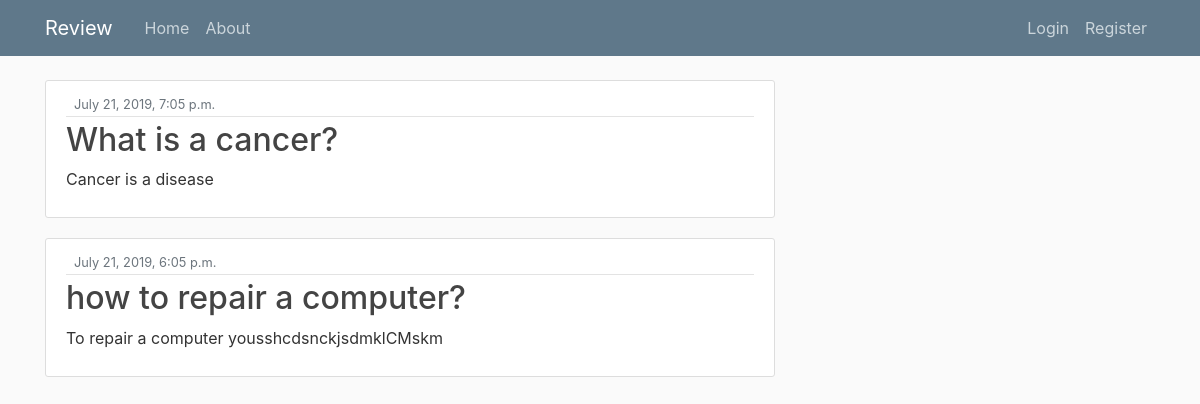
/post/1/question/, run on the app's committed database.
### review/models.py (models this page shows, shortened)
class Answer(models.Model):
    title = models.CharField(max_length=500)
    content = models.TextField(default="")
    a_title = models.ForeignKey(Question, on_delete=models.CASCADE)
    date_posted = models.DateTimeField(default=timezone.now)

### review/views.py (the view)
# urls.py: path('post/<int:pk>/question/', AnswerListView.as_view(), name='answer-home'),
class AnswerListView(ListView):
    model = Answer
    template_name = 'review/answer.html'
    context_object_name = 'answer'
    ordering = ['-date_posted']

### review/templates/review/answer.html (shortened to what this page needs)
    {%extends "review/base.html"%}
    {% block content %}
        {% for post in answer %}
            <article class="media content-section">
              <div class="media-body">
                <div class="article-metadata">
                  <small class="text-muted">{{ post.date_posted }}</small>
                </div>
                <h2><a class="article-title" href="{% url 'answer-detail' post.id %}">{{ post.title }}</a></h2>
                <p class="article-content">{{ post.content }}</p>
              </div>
            </article>
        {% endfor %}
    {% endblock content %}

### review/static/review/main.css (style rules this page uses)
body { background: #fafafa; color: #333333; margin-top: 5rem; }
h1, h2, h3, h4, h5, h6 { color: #444444; }
.content-section { background: #ffffff; padding: 10px 20px; border: 1px solid #dddddd; border-radius: 3px; margin-bottom: 20px; }
.article-title { color: #444444; }
.article-content { white-space: pre-line; }
.article-metadata { padding-bottom: 1px; margin-bottom: 4px; border-bottom: 1px solid #e3e3e3 }

### data on the page
Answer: date_posted "July 21, 2019, 7:05 p.m.", title "What is a cancer?", content "Cancer is a disease"
Answer: date_posted "July 21, 2019, 6:05 p.m.", title "how to repair a computer?", content "To repair a computer yousshcdsnckjsdmklCMskm"
